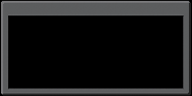

A level layout from a 2D game, rendered from its tile map. Below: a short description, then the map file with its tile-grid data intact:
An orthogonal 6x3 tile map with 32x32 px tiles, 1 tile layer (Tile Layer 1).

<map version="1.9" tiledversion="1.9.2" orientation="orthogonal" renderorder="right-down" width="6" height="3" tilewidth="32" tileheight="32" infinite="0" nextlayerid="2" nextobjectid="1">
 <tileset firstgid="1" source="banner.tsx" />
 <layer id="1" name="Tile Layer 1" width="6" height="3">
  <data encoding="csv">
1,3,3,3,3,8,
9,0,0,0,0,16,
25,28,28,28,28,32
</data>
 </layer>
</map>
